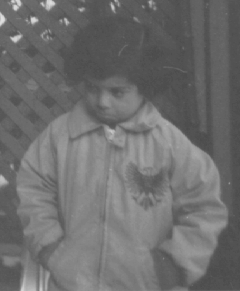
#> input picture lab-03/pout.tif, 240 x 291 px
$ jupyter execute Lab_Smoothing_STD.ipynb   (shell and % lines are left out)
#> lines starting #> are read from the running program, lines starting #| are printed output that depends on the picture
### lab-03/commonfunctions.py


import skimage.io as io
import matplotlib.pyplot as plt
import numpy as np
from skimage.exposure import histogram
from matplotlib.pyplot import bar
from skimage.color import rgb2gray,rgb2hsv

# Convolution:
from scipy.signal import convolve2d
from scipy import fftpack
import math

from skimage.util import random_noise
from skimage.filters import median
from skimage.feature import canny


# Edges
from skimage.filters import sobel_h, sobel, sobel_v,roberts, prewitt

# Show the figures / plots inside the notebook
def show_images(images,titles=None):
    #This function is used to show image(s) with titles by sending an array of images and an array of associated titles.
    # images[0] will be drawn with the title titles[0] if exists
    # You aren't required to understand this function, use it as-is.
    n_ims = len(images)
    if titles is None: titles = ['(%d)' % i for i in range(1,n_ims + 1)]
    fig = plt.figure()
    n = 1
    for image,title in zip(images,titles):
        a = fig.add_subplot(1,n_ims,n)
        if image.ndim == 2:
            plt.gray()
        plt.imshow(image)
        a.set_title(title)
        n += 1
    fig.set_size_inches(np.array(fig.get_size_inches()) * n_ims)
    plt.show()


# [6 lines left out: function showHist, not called in this run]

### lab-03/Lab_Smoothing_STD.ipynb
# Lab 3
### Averaging Filters

http://scikit-image.org/docs/0.13.x/api/skimage.util.html#skimage.util.random_noise

http://scikit-image.org/docs/dev/api/skimage.filters.html#skimage.filters.median

http://scikit-image.org/docs/dev/api/skimage.filters.html#skimage.filters.gaussian

[cell 1]
from commonfunctions import *
import math
from skimage.filters import gaussian

[cell 2]
'''
(1) Your own median filter algorithm
'''
def my_filter(image, window_size: tuple):
    img_f = np.copy(image)
    edge_x = window_size[1]//2
    edge_y = window_size[0]//2
    img_out = np.zeros((img_f.shape[0],img_f.shape[1]))
    for x in range(edge_x, img_f.shape[1] - edge_x):
        for y in range(edge_y, img_f.shape[0] - edge_y):
            color_array = np.zeros((window_size[0], window_size[1]))
            for fx in range(window_size[1]):
                for fy in range(window_size[0]):
                    color_array[fy][fx]=img_f[y+fy-edge_x][x+fx-edge_x]
            img_out[y][x] = np.median(color_array)
    return img_out

img = io.imread('pout.tif')
#> img is the input picture: shape (291, 240); min 74, max 224, mean 110.3
noise_img = random_noise(image=img, mode='s&p', amount=0.05)
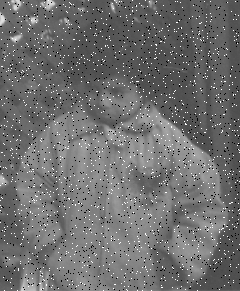
#> noise_img: shape (291, 240) float64; min 0, max 1, mean 0.435
#show_images(
#    [img, noise_img, my_filter(np.array(noise_img),(3,3)),my_filter(np.array(noise_img),(5,5))],
#    ["original", "noisy", "filtered","filtered"]
#)
my_filter_img =  my_filter(np.array(noise_img),(3,3))
show_images([img,noise_img,my_filter_img],["original","noisy", "filtered"])
#> in show_images, `n_ims = len(images)`: n_ims = 3
#> the loop in show_images, `for image,title in zip(images,titles):` made 3 passes
#> title on passes 1 to 3: 'original', 'noisy', 'filtered'
#> after the loop in show_images, `for image,title in zip(images,titles):`: n = 4
#> in show_images, `plt.show()`:
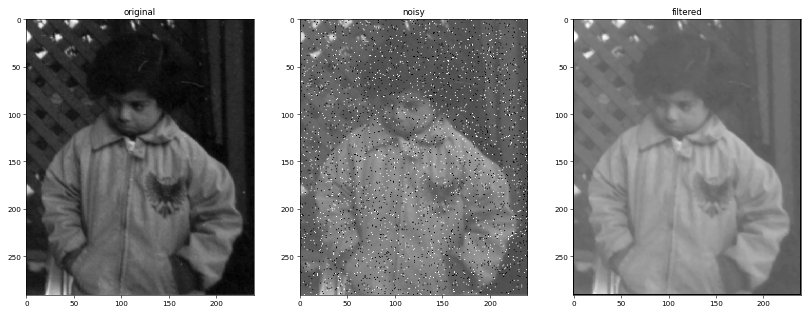
#> figure drawn by matplotlib, 3 panels
# [5 lines of commented-out code are left out]

[cell 3]
'''
(2) skimage median filter
'''
#from skimage.filters._median import median
#median(s)
img = io.imread('pout.tif')
noise_img = random_noise(image=img, mode='s&p',amount=0.05)
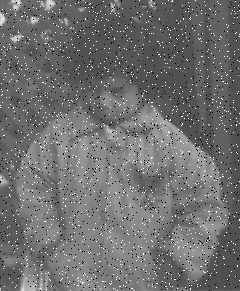
#> noise_img: shape (291, 240) float64; min 0, max 1, mean 0.437
skimage_median = median(noise_img)
show_images([img,noise_img,skimage_median], ["original","noisy","skimage median"])
#> the loop in show_images (call 2), `for image,title in zip(images,titles):` made 3 passes
#> in show_images (call 2), `plt.show()`:
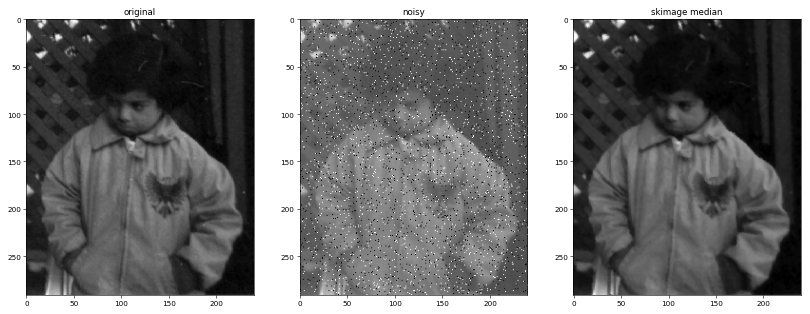
#> figure drawn by matplotlib, 3 panels
#io.show()
#show_images([img2,noise_img2,median(noise_img2)], ["original","noisy","skimage median"])

[cell 4]
'''
(3) Gaussion Filters
'''

show_images(
    [img,noise_img, gaussian(image=noise_img, sigma=8), gaussian(
        image=noise_img, sigma=3), gaussian(image=noise_img, sigma=0.2)],
    ["original","noisy", "sigma 8", "sigma 3", "sigma 0.2"]
)
#> in show_images (call 3), `n_ims = len(images)`: n_ims = 5
#> the loop in show_images (call 3), `for image,title in zip(images,titles):` made 5 passes
#> title on passes 1 to 5: 'original', 'noisy', 'sigma 8', 'sigma 3', 'sigma 0.2'
#> after the loop in show_images (call 3), `for image,title in zip(images,titles):`: n = 6
#> in show_images (call 3), `plt.show()`:
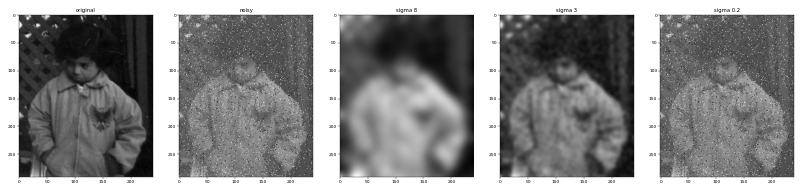
#> figure drawn by matplotlib, 5 panels
